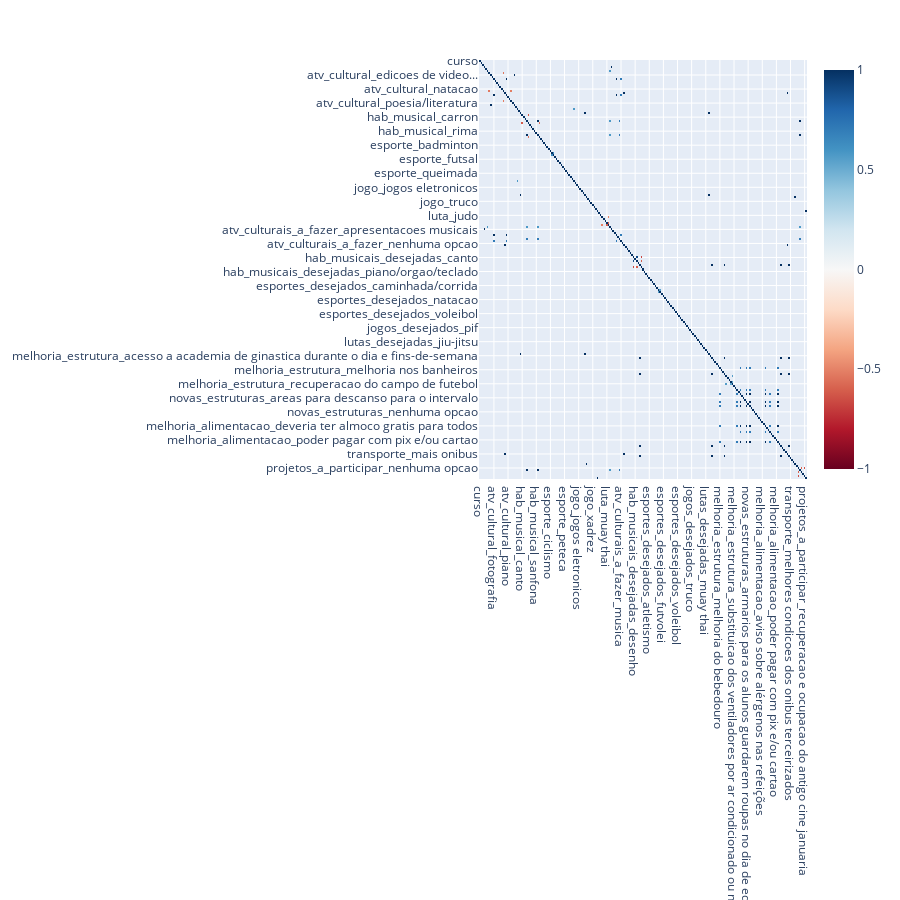

The cell this chart's notebook holds for it:
### Code cell
# Pega apenas as correlações fortes da matriz original
corr_matrix_strong = corr_matrix[(corr_matrix > 0.5) | (corr_matrix < -0.5)].copy()

# Remove colunas e linhas totalmente vazias
corr_matrix_strong = corr_matrix_strong.dropna(axis=0, how='all').dropna(axis=1, how='all')

fig = px.imshow(
    corr_matrix_strong,
    text_auto=True,
    color_continuous_scale='RdBu',
    zmin=-1,
    zmax=1,
    aspect='auto'
)

fig.update_layout(
    xaxis_side='bottom',
    height=900
)

fig.show()

### Figure 1 — Plotly figure (JSON) as saved in the notebook; plotly's stock layout.template omitted (floating-point values rounded to 4 significant figures; data arrays with more than 128 entries replaced by an {"elided": "..."} marker saying what was removed)
{"data": [{"coloraxis": "coloraxis", "hovertemplate": "x: %{x}<br>y: %{y}<br>color: %{z}<extra></extra>", "name": "0", "texttemplate": "%{z}", "type": "heatmap", "x": {"elided": "209 str values"}, "xaxis": "x", "y": {"elided": "209 str values"}, "yaxis": "y", "z": {"elided": "209x209 float values"}}], "layout": {"coloraxis": {"cmax": 1, "cmin": -1, "colorscale": [[0, "rgb(103,0,31)"], [0.1, "rgb(178,24,43)"], [0.2, "rgb(214,96,77)"], [0.3, "rgb(244,165,130)"], [0.4, "rgb(253,219,199)"], [0.5, "rgb(247,247,247)"], [0.6, "rgb(209,229,240)"], [0.7, "rgb(146,197,222)"], [0.8, "rgb(67,147,195)"], [0.9, "rgb(33,102,172)"], [1, "rgb(5,48,97)"]]}, "height": 900, "margin": {"t": 60}, "xaxis": {"anchor": "y", "domain": [0, 1], "side": "bottom"}, "yaxis": {"anchor": "x", "autorange": "reversed", "domain": [0, 1]}}}
